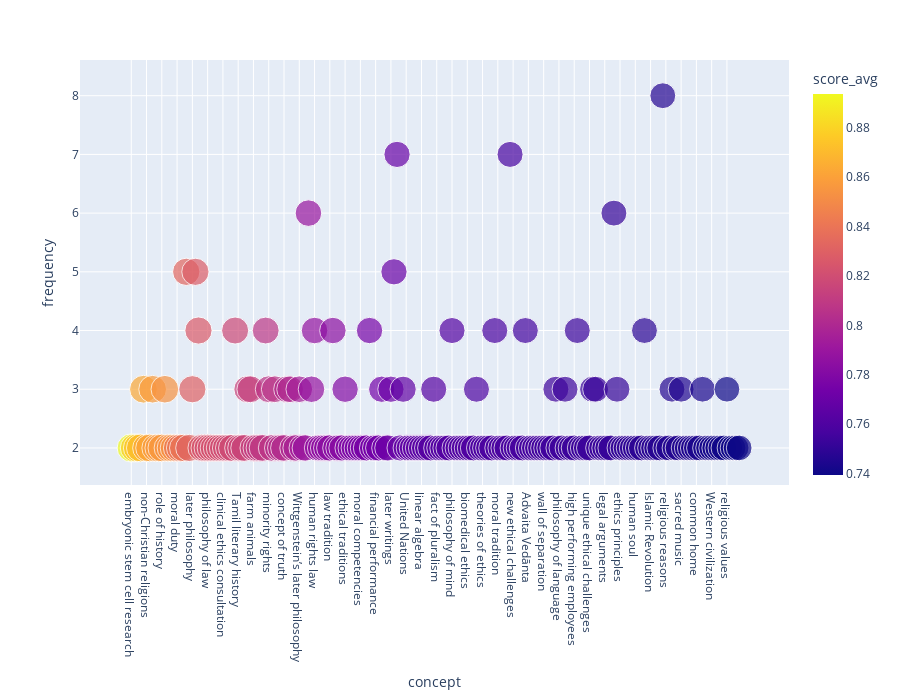

The notebook cell saved with this chart:
### Markdown cell above
## 2. Concepts: exploratory analysis

The goal of this section is understanding what are the best settings to use, in order to extract useful concepts.

### Code cell
#@markdown ## Define the best parameters to isolate 'interesting' concepts
#@markdown Frequency: how many documents include a concept (100 = no upper limit).
#@markdown Tip: concepts with very high frequencies tend to be common words, so it is useful to exclude them.
FREQ_MIN = 2 #@param {type: "slider", min: 1, max: 10, step:1}
FREQ_MAX = 70 #@param {type: "slider", min: 10, max: 100, step:10}
#@markdown ---
#@markdown Score: the average relevancy score of concepts, for the dataset we extracted above.
#@markdown This value tends to be a good indicator of 'interesting' concepts.
SCORE_MIN = 0.4  #@param {type: "slider", min: 0, max: 1, step:0.1}
#@markdown ---
#@markdown Select how many concepts to include in the visualization
MAX_CONCEPTS = 200 #@param {type: "slider", min: 20, max: 1000, step:10}

if FREQ_MAX == 100:
  FREQ_MAX = 100000000
print(f"""You selected:\n->{MAX_CONCEPTS}\n->{FREQ_MIN}-{FREQ_MAX}\n->{SCORE_MIN}""")

filtered_concepts = concepts_unique.query(f"""frequency >= {FREQ_MIN} & frequency <= {FREQ_MAX} & score_avg >= {SCORE_MIN} """)\
                    .sort_values(["score_avg", "frequency"], ascending=False)[:MAX_CONCEPTS]

px.scatter(filtered_concepts,
           x="concept",
           y="frequency",
           height=700,
           color="score_avg",
           size="score_avg")

### Figure 1 — Plotly figure (JSON) as saved in the notebook; plotly's stock layout.template omitted (floating-point values rounded to 4 significant figures; data arrays with more than 128 entries replaced by an {"elided": "..."} marker saying what was removed)
{"data": [{"hovertemplate": "concept=%{x}<br>frequency=%{y}<br>score_avg=%{marker.color}<extra></extra>", "legendgroup": "", "marker": {"color": {"elided": "200 float values"}, "coloraxis": "coloraxis", "size": {"elided": "200 float values"}, "sizemode": "area", "sizeref": 0.002234, "symbol": "circle"}, "mode": "markers", "name": "", "orientation": "v", "showlegend": false, "type": "scatter", "x": {"elided": "200 str values"}, "xaxis": "x", "y": {"elided": "200 int values"}, "yaxis": "y"}], "layout": {"coloraxis": {"colorbar": {"title": {"text": "score_avg"}}, "colorscale": [[0, "#0d0887"], [0.1111, "#46039f"], [0.2222, "#7201a8"], [0.3333, "#9c179e"], [0.4444, "#bd3786"], [0.5556, "#d8576b"], [0.6667, "#ed7953"], [0.7778, "#fb9f3a"], [0.8889, "#fdca26"], [1, "#f0f921"]]}, "height": 700, "legend": {"itemsizing": "constant", "tracegroupgap": 0}, "margin": {"t": 60}, "xaxis": {"anchor": "y", "domain": [0, 1], "title": {"text": "concept"}}, "yaxis": {"anchor": "x", "domain": [0, 1], "title": {"text": "frequency"}}}}
